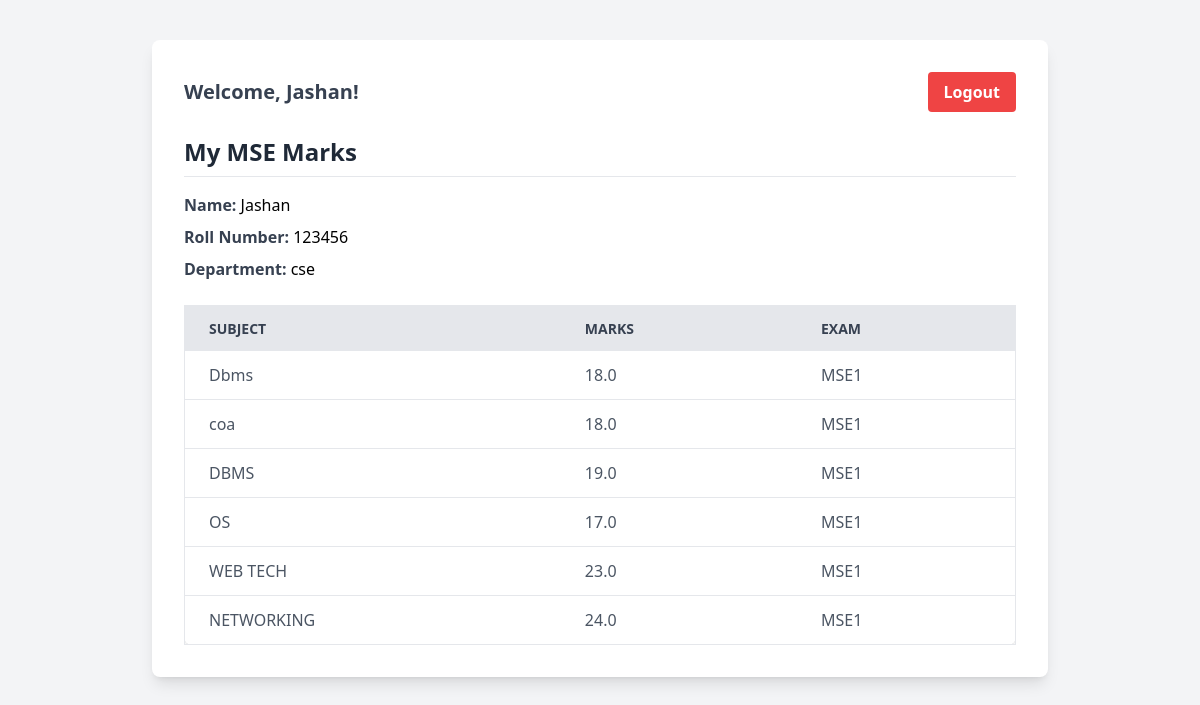
Screenshot of /academics/my-marks/ (signed in) with the database file from the repository.
### academics/models.py (models this page shows, shortened)
class StudentProfile(models.Model):
    user = models.OneToOneField(User, on_delete=models.CASCADE)
    roll_number = models.CharField(max_length=20, unique=True)
    department = models.CharField(max_length=50)

class MSEMark(models.Model):
    student = models.ForeignKey(StudentProfile, on_delete=models.CASCADE)
    subject = models.CharField(max_length=100)
    marks = models.FloatField()
    exam_type = models.CharField(max_length=10, choices=[('MSE1', 'MSE 1'), ('MSE2', 'MSE 2')])

### academics/views.py (the view)
# urls.py: path('my-marks/', views.my_marks, name='my_marks'),
@login_required
def my_marks(request):
    try:
        student = StudentProfile.objects.get(user=request.user)
        marks = MSEMark.objects.filter(student=student)
    except StudentProfile.DoesNotExist:
        student = None
        marks = []
    return render(request, 'my_marks.html', {
        'student': student,
        'marks': marks
    })

### academics/templates/my_marks.html (shortened to what this page needs)
<!DOCTYPE html>
<html lang="en">
<head>
    <script src="https://cdn.tailwindcss.com"></script>
</head>
<body class="bg-gray-100 font-sans min-h-screen flex flex-col items-center py-10">
    <div class="w-full max-w-4xl bg-white shadow-lg rounded-lg p-8">
        {% if user.is_authenticated %}
        <div class="flex justify-between items-center mb-6">
            <p class="text-xl font-semibold text-gray-700">Welcome, {{ user.first_name }}!</p>
            <form method="POST" action="{% url 'logout' %}">
                <button type="submit"
                    class="bg-red-500 hover:bg-red-600 text-white font-bold py-2 px-4 rounded">
                    Logout
                </button>
            </form>
        </div>
        {% endif %}
        <h2 class="text-2xl font-bold text-gray-800 mb-4 border-b pb-2">My MSE Marks</h2>
        <div class="mb-6 space-y-2">
            <p><strong class="text-gray-700">Name:</strong> {{ student.user.first_name }}</p>
            <p><strong class="text-gray-700">Roll Number:</strong> {{ student.roll_number }}</p>
            <p><strong class="text-gray-700">Department:</strong> {{ student.department }}</p>
        </div>
        <div class="overflow-x-auto">
            <table class="min-w-full bg-white border border-gray-200 shadow rounded-lg">
                <thead class="bg-gray-200 text-gray-700 uppercase text-sm leading-normal">
                    <tr>
                        <th class="py-3 px-6 text-left">Subject</th>
                        <th class="py-3 px-6 text-left">Marks</th>
                        <th class="py-3 px-6 text-left">Exam</th>
                    </tr>
                </thead>
                <tbody class="text-gray-600">
                    {% for mark in marks %}
                    <tr class="border-b hover:bg-gray-50">
                        <td class="py-3 px-6">{{ mark.subject }}</td>
                        <td class="py-3 px-6">{{ mark.marks }}</td>
                        <td class="py-3 px-6">{{ mark.exam_type }}</td>
                    </tr>
                    {% empty %}
                    <tr>
                        <td colspan="3" class="py-3 px-6 text-center text-gray-500">No marks available yet.</td>
                    </tr>
                    {% endfor %}
                </tbody>
            </table>
        </div>
    </div>
</body>
</html>

### rows the page displays
StudentProfile: user.first_name "Jashan", roll_number "123456", department "cse"
MSEMark: subject "Dbms", marks "18.0", exam_type "MSE1"
MSEMark: subject "coa", marks "18.0", exam_type "MSE1"
MSEMark: subject "DBMS", marks "19.0", exam_type "MSE1"
MSEMark: subject "OS", marks "17.0", exam_type "MSE1"
MSEMark: subject "WEB TECH", marks "23.0", exam_type "MSE1"
MSEMark: subject "NETWORKING", marks "24.0", exam_type "MSE1"

### other values shown
{{ user.first_name }} "Jashan"
